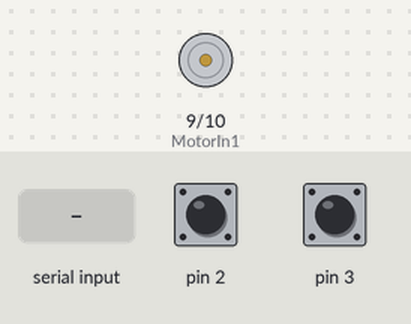
The sketch below on a simulated Arduino Uno, built with avr-gcc and run on an emulated ATmega328P. Shown: motor-driver pin pairs drawn as motors (green arrow = first pin HIGH = forward, orange = second pin HIGH = backward, longer = more drive). The inputs (shaded band) are chosen by the test bench; at power-on: pin 2 HIGH, pin 3 HIGH. What the sketch prints to the serial monitor is not drawn.

Above: at 1.2 s.
1.3 s: "#90,45\n" received over Serial
At 1.8 s:
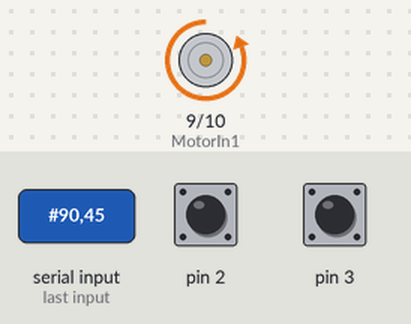
Timing chart, 0 to 4.3 s (numbered marks = the images above; inputs shaded):
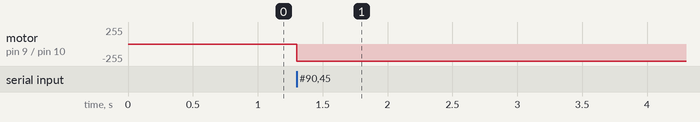

Measured:
- after the input at 1.3 s, motor on pin 9 (MotorIn1) / pin 10 (MotorIn2): stopped → backward 255/255 at once

The sketch:

SpinMotorWithSimulinkTest.ino
```cpp
// Custom Libraries
#include <CEWBEncoder.h>
#include <CEWBFunctions.h>

// Motor Drive PMW Pins
#define MotorIn1 9  // Orange Wire
#define MotorIn2 10 // Blue Wire

// Encoder Creation
CEWBEncoder enc1(2, 3, ENC2X);

// // The max voltage value that the motor can go to
// const int maxVolt = 24;


int v_motor = 123;
int p_encoder = 456;
int int_aux = 0;
char str_aux[12];     // each number is defined as a string "#sXXXXXX,sXXXXX\n", where X is a digit [0:9] and s is sign (+ or -)

uint8_t PWMVal = 0;

// Function to spin the motor
void spinMotor(int);

void setup() {
  // Setting the Motor Pins for the Motor Driver
  // They dictate the direct the motor spins in
  pinMode(MotorIn1, OUTPUT);
  pinMode(MotorIn2, OUTPUT);

  // Starting the encoder up
  enc1.begin();

  Serial.begin(115200);
  // Serial.println("Beginning");
}

void loop() {

    // ---- Send data to Linux ----
     p_encoder = enc1.getCount();

    // ---->>>> read encoder here <<<<<----
    sprintf (str_aux, "#%04d,%04d\n", v_motor , p_encoder );
    Serial.print(str_aux);
    Serial.println(voltToPWM(v_motor));

    // ---- Read data from Linux ----
    if (Serial.available()) {
      String line = Serial.readStringUntil('\n');
      sscanf(line.c_str(), "#%04d,%04d", &v_motor, &p_encoder);
      // ---->>>> send voltage to the motor <<<<<----
      spinMotor(v_motor);

    }
    delay(1);

}

// Function to make the motor spin based on a given voltage value
void spinMotor(int v_motor) {
  // Turn the voltage into a PWM Value
  PWMVal = abs(voltToPWM(v_motor));

  // Make the motor spin at that value
  if (v_motor >= 0) {
    digitalWrite(MotorIn1, LOW);
    analogWrite(MotorIn2, PWMVal);
  } else {
    digitalWrite(MotorIn2, LOW);
    analogWrite(MotorIn1, PWMVal);
  }
}
```
